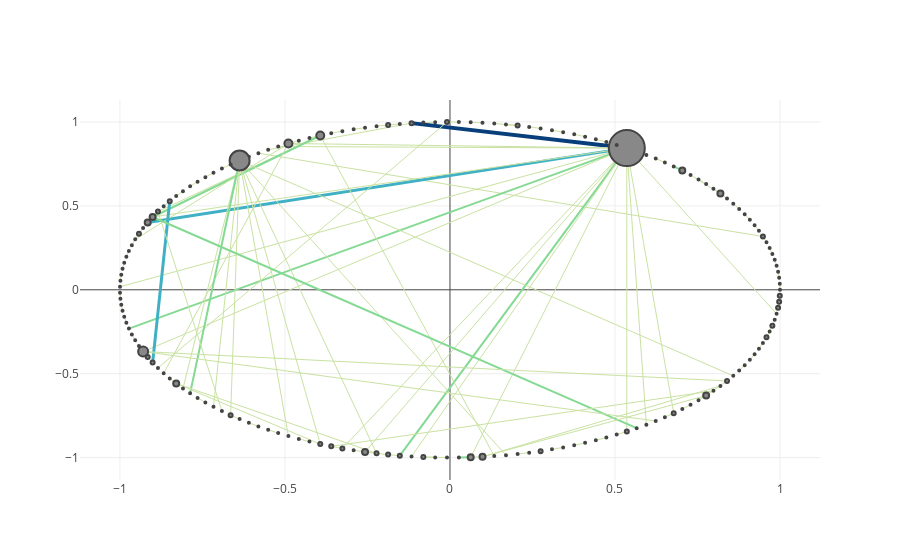

Notebook code cell kept with this figure:
### Code cell
hashtagGraphCircular = hashtagGraph.copy()
applyLayout(hashtagGraphCircular, nx.circular_layout)
plotNetwork(hashtagGraphCircular)
